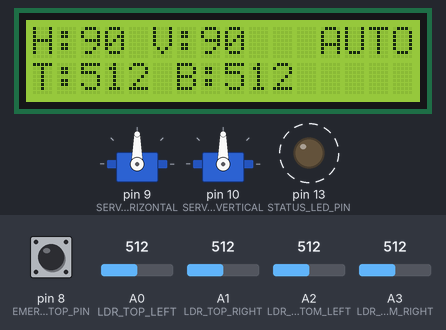
Bench run of a sketch on a simulated Arduino Uno, built with avr-gcc and run on an emulated ATmega328P. Parts: 2 × servo, 16×2 character LCD, output pins drawn as LEDs (lit = HIGH). Dashed ring = blinking. The inputs (shaded band) are chosen by the test bench; at power-on: A0 (LDR_TOP_LEFT) = 512, A1 (LDR_TOP_RIGHT) = 512, A3 (LDR_BOTTOM_RIGHT) = 512, pin 8 (EMERGENCY_STOP_PIN) HIGH, A2 (LDR_BOTTOM_LEFT) = 512. What the sketch prints to the serial monitor is not drawn.

Above: at 4.2 s.
4.3 s: A0 (LDR_TOP_LEFT) set to 545
At 6.9 s:
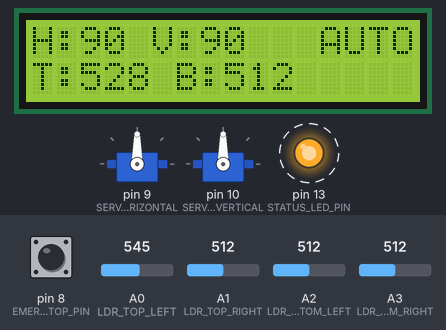
7.4 s: A0 (LDR_TOP_LEFT) set to 573
At 9.4 s:
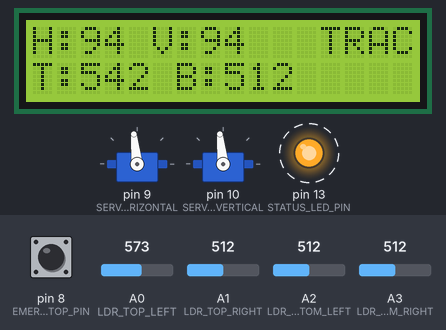
10.5 s: A1 (LDR_TOP_RIGHT) set to 612
At 10.67 s:
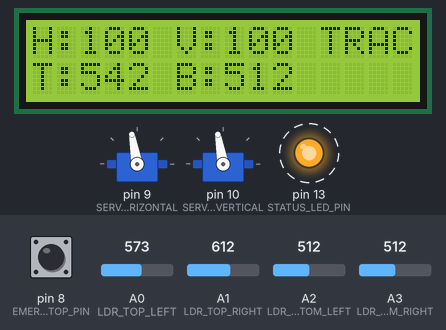
13.7 s: A1 (LDR_TOP_RIGHT) set to 638
At 14.8 s:
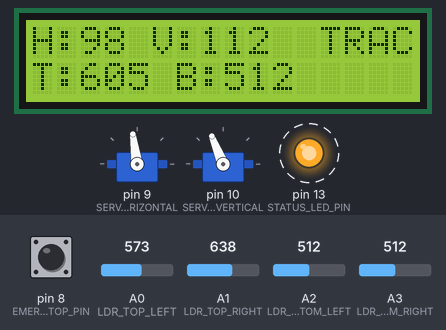
16.4 s: A3 (LDR_BOTTOM_RIGHT) set to 637
At 18.74 s:
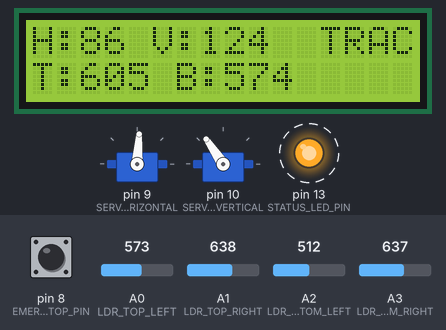
19.3 s: A3 (LDR_BOTTOM_RIGHT) set to 659
At 21.5 s:
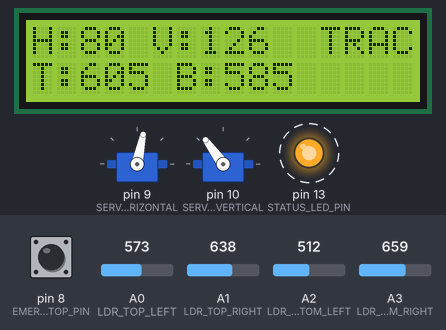
Timing chart, 0 to 29.4 s (numbered marks = the images above; inputs shaded):
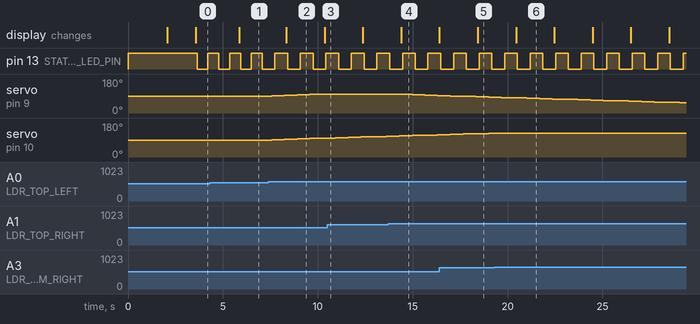

The sketch:

solar-tracker.ino
```cpp
#include <Servo.h>
#include <LiquidCrystal.h>
#include <DHT.h>

#define TRACKING_MODE 2
#define ENABLE_LCD true
#define ENABLE_TEMP false
#define DEBUG_MODE true

#define LDR_TOP_LEFT A0
#define LDR_TOP_RIGHT A1
#define LDR_BOTTOM_LEFT A2
#define LDR_BOTTOM_RIGHT A3

#define SERVO_HORIZONTAL 9
#define SERVO_VERTICAL 10
#define EMERGENCY_STOP_PIN 8
#define STATUS_LED_PIN 13

#define LCD_RS 12
#define LCD_ENABLE 11
#define LCD_D4 5
#define LCD_D5 4
#define LCD_D6 3
#define LCD_D7 2

#define DHT_PIN 7

#define TOLERANCE 25
#define SERVO_STEP 2
#define UPDATE_INTERVAL 500
#define MOVEMENT_DELAY 100

#define HORIZONTAL_MIN 0
#define HORIZONTAL_MAX 180
#define VERTICAL_MIN 0
#define VERTICAL_MAX 180

#define MAX_CONTINUOUS_MOVES 50
#define NIGHT_MODE_THRESHOLD 50

Servo horizontalServo;
Servo verticalServo;

int horizontalPos = 90;
int verticalPos = 90;

bool systemActive = true;
bool manualMode = false;
bool emergencyStop = false;
bool isTracking = false;
unsigned long lastUpdate = 0;
unsigned long lastMovement = 0;
int continuousMovements = 0;

int ldrReadings[4] = {0, 0, 0, 0};
int avgTop, avgBottom, avgLeft, avgRight;

#if ENABLE_LCD
LiquidCrystal lcd(LCD_RS, LCD_ENABLE, LCD_D4, LCD_D5, LCD_D6, LCD_D7);
#endif

#if ENABLE_TEMP
DHT dht(DHT_PIN, DHT11);
float temperature = 0;
float humidity = 0;
#endif

void setup() {
  Serial.begin(9600);
  Serial.println(F("Solar Tracker v2.2 Initialized"));

  pinMode(EMERGENCY_STOP_PIN, INPUT_PULLUP);
  pinMode(STATUS_LED_PIN, OUTPUT);
  digitalWrite(STATUS_LED_PIN, HIGH);

  horizontalServo.attach(SERVO_HORIZONTAL);
  if (TRACKING_MODE == 2) {
    verticalServo.attach(SERVO_VERTICAL);
  }

  horizontalServo.write(horizontalPos);
  if (TRACKING_MODE == 2) {
    verticalServo.write(verticalPos);
  }

  #if ENABLE_LCD
  lcd.begin(16, 2);
  lcd.print(F("Solar Tracker"));
  lcd.setCursor(0, 1);
  lcd.print(F("Web Integrated"));
  delay(2000);
  lcd.clear();
  #endif

  #if ENABLE_TEMP
  dht.begin();
  #endif

  delay(1000);
  lastUpdate = millis();
}

void loop() {
  if (digitalRead(EMERGENCY_STOP_PIN) == LOW) {
    if (!emergencyStop) {
      emergencyStop = true;
      handleEmergencyStop();
    }
    return;
  } else {
    emergencyStop = false;
  }

  if (Serial.available()) {
    handleSerialCommands();
  }

  if (millis() - lastUpdate >= UPDATE_INTERVAL) {
    readSensors();

    #if ENABLE_TEMP
    readTemperature();
    #endif

    checkDayNightMode();

    if (systemActive && !manualMode && !emergencyStop) {
      performTracking();
    }

    #if ENABLE_LCD
    updateLCD();
    #endif

    sendJSONData();

    lastUpdate = millis();
    digitalWrite(STATUS_LED_PIN, !digitalRead(STATUS_LED_PIN));
  }
}

void sendJSONData() {
  String json = "{";
  json += "\"hPos\":" + String(horizontalPos) + ",";
  json += "\"vPos\":" + String(verticalPos) + ",";
  json += "\"ldr_tl\":" + String(ldrReadings[0]) + ",";
  json += "\"ldr_tr\":" + String(ldrReadings[1]) + ",";
  json += "\"ldr_bl\":" + String(ldrReadings[2]) + ",";
  json += "\"ldr_br\":" + String(ldrReadings[3]) + ",";

  #if ENABLE_TEMP
  json += "\"temp\":" + String(temperature) + ",";
  #else
  json += "\"temp\":0,";
  #endif

  json += "\"active\":" + String(systemActive ? "true" : "false") + ",";
  json += "\"manual\":" + String(manualMode ? "true" : "false") + ",";
  json += "\"tracking\":" + String(isTracking ? "true" : "false");
  json += "}";

  Serial.println(json);
}

void readSensors() {
    ldrReadings[0] = analogRead(LDR_TOP_LEFT);
    ldrReadings[1] = analogRead(LDR_TOP_RIGHT);
    ldrReadings[2] = analogRead(LDR_BOTTOM_LEFT);
    ldrReadings[3] = analogRead(LDR_BOTTOM_RIGHT);

    avgTop = (ldrReadings[0] + ldrReadings[1]) / 2;
    avgBottom = (ldrReadings[2] + ldrReadings[3]) / 2;
    avgLeft = (ldrReadings[0] + ldrReadings[2]) / 2;
    avgRight = (ldrReadings[1] + ldrReadings[3]) / 2;
}

#if ENABLE_TEMP
void readTemperature() {
  temperature = dht.readTemperature();
  humidity = dht.readHumidity();
  if (isnan(temperature) || isnan(humidity)) {
    temperature = 0;
    humidity = 0;
  }
}
#endif

void checkDayNightMode() {
  int totalLight = ldrReadings[0] + ldrReadings[1] + ldrReadings[2] + ldrReadings[3];
  int avgLight = totalLight / 4;

  if (avgLight < NIGHT_MODE_THRESHOLD) {
    if (systemActive) {
      systemActive = false;
      moveToRestPosition();
    }
  } else {
    if (!systemActive) {
      systemActive = true;
    }
  }
}

void performTracking() {
  bool moved = false;
  isTracking = false;

  int horizontalDiff = avgRight - avgLeft;
  if (abs(horizontalDiff) > TOLERANCE) {
    if (avgRight > avgLeft && horizontalPos > HORIZONTAL_MIN) {
      horizontalPos -= SERVO_STEP;
      moved = true;
    } else if (avgLeft > avgRight && horizontalPos < HORIZONTAL_MAX) {
      horizontalPos += SERVO_STEP;
      moved = true;
    }
    if (moved) horizontalServo.write(horizontalPos);
  }

  if (TRACKING_MODE == 2) {
    int verticalDiff = avgTop - avgBottom;
    if (abs(verticalDiff) > TOLERANCE) {
      if (avgTop > avgBottom && verticalPos < VERTICAL_MAX) {
        verticalPos += SERVO_STEP;
        moved = true;
      } else if (avgBottom > avgTop && verticalPos > VERTICAL_MIN) {
        verticalPos -= SERVO_STEP;
        moved = true;
      }
      if (moved) verticalServo.write(verticalPos);
    }
  }

  isTracking = moved;

  if (moved) {
    lastMovement = millis();
    continuousMovements++;
    if (continuousMovements >= MAX_CONTINUOUS_MOVES) {
      delay(5000);
      continuousMovements = 0;
    }
    delay(MOVEMENT_DELAY);
  } else {
    if (millis() - lastMovement > 10000) {
      continuousMovements = 0;
    }
  }
}

void moveToRestPosition() {
  horizontalPos = 90;
  verticalPos = 45;
  horizontalServo.write(horizontalPos);
  if (TRACKING_MODE == 2) verticalServo.write(verticalPos);
  delay(1000);
}

#if ENABLE_LCD
void updateLCD() {
  static unsigned long lastLCDUpdate = 0;
  if (millis() - lastLCDUpdate < 2000) return;

  lcd.clear();
  lcd.setCursor(0, 0);
  lcd.print(F("H:"));
  lcd.print(horizontalPos);
  if (TRACKING_MODE == 2) {
    lcd.print(F(" V:"));
    lcd.print(verticalPos);
  }

  lcd.setCursor(12, 0);
  if (!systemActive) lcd.print(F("SLEEP"));
  else if (manualMode) lcd.print(F("MAN"));
  else if (isTracking) lcd.print(F("TRACK"));
  else lcd.print(F("AUTO"));

  lcd.setCursor(0, 1);
  lcd.print(F("T:"));
  lcd.print(avgTop);
  lcd.print(F(" B:"));
  lcd.print(avgBottom);

  lastLCDUpdate = millis();
}
#endif

void handleSerialCommands() {
  String command = Serial.readStringUntil('\n');
  command.trim();
  command.toUpperCase();

  if (command.startsWith(F("H"))) {
    if (manualMode) {
      int angle = command.substring(1).toInt();
      if (angle >= HORIZONTAL_MIN && angle <= HORIZONTAL_MAX) {
        horizontalPos = angle;
        horizontalServo.write(horizontalPos);
      }
    }
  }
  else if (command.startsWith(F("V")) && TRACKING_MODE == 2) {
    if (manualMode) {
      int angle = command.substring(1).toInt();
      if (angle >= VERTICAL_MIN && angle <= VERTICAL_MAX) {
        verticalPos = angle;
        verticalServo.write(verticalPos);
      }
    }
  }
  else if (command == F("AUTO")) {
    manualMode = false;
  }
  else if (command == F("MANUAL")) {
    manualMode = true;
  }
  else if (command == F("STOP")) {
    systemActive = false;
  }
  else if (command == F("START")) {
    systemActive = true;
    manualMode = false;
  }
  else if (command == F("CENTER")) {
    horizontalPos = 90;
    verticalPos = 90;
    horizontalServo.write(horizontalPos);
    if (TRACKING_MODE == 2) verticalServo.write(verticalPos);
  }
}

void handleEmergencyStop() {
  horizontalServo.detach();
  if (TRACKING_MODE == 2) {
    verticalServo.detach();
  }
  systemActive = false;

  Serial.println(F("{\"error\":\"EMERGENCY STOP ACTIVATED\"}"));

  while(digitalRead(EMERGENCY_STOP_PIN) == LOW) {
    digitalWrite(STATUS_LED_PIN, !digitalRead(STATUS_LED_PIN));
    delay(100);
  }

  horizontalServo.attach(SERVO_HORIZONTAL);
  if (TRACKING_MODE == 2) {
    verticalServo.attach(SERVO_VERTICAL);
  }
  emergencyStop = false;
  systemActive = true;
  Serial.println(F("{\"status\":\"Emergency stop released\"}"));
}
```

Measured:
- the behaviour switches between 563 and 564 on A0 (LDR_TOP_LEFT) (found by bisection; images 1 and 2)
- the behaviour switches between 623 and 624 on A1 (LDR_TOP_RIGHT) (found by bisection; images 3 and 4)
- after the input at 4.3 s, the display: changes after 1.6 s (image 1)
- after the input at 7.4 s, servo on pin 9 (SERVO_HORIZONTAL), servo on pin 10 (SERVO_VERTICAL): moves from 90° to 100° over 2.7 s, starting after 0.17 s; the display: changes after 0.94 s (image 2)
- after the input at 10.5 s, servo on pin 9 (SERVO_HORIZONTAL): stays 100° (without the input it goes to 102° after 0.43 s)
- after the input at 13.7 s, servo on pin 9 (SERVO_HORIZONTAL): 100° → 98° after 0.59 s, → 96° 0.68 s later, → 94° 0.67 s later, → 92° 0.67 s later; the display: changes after 0.70 s (image 4)
- after the input at 19.3 s, servo on pin 10 (SERVO_VERTICAL): stays 126° (without the input it goes to 128° after 0.37 s)
- by itself, pin 13 (STATUS_LED_PIN): alternates HIGH for 0.67 s and LOW for 0.67 s
